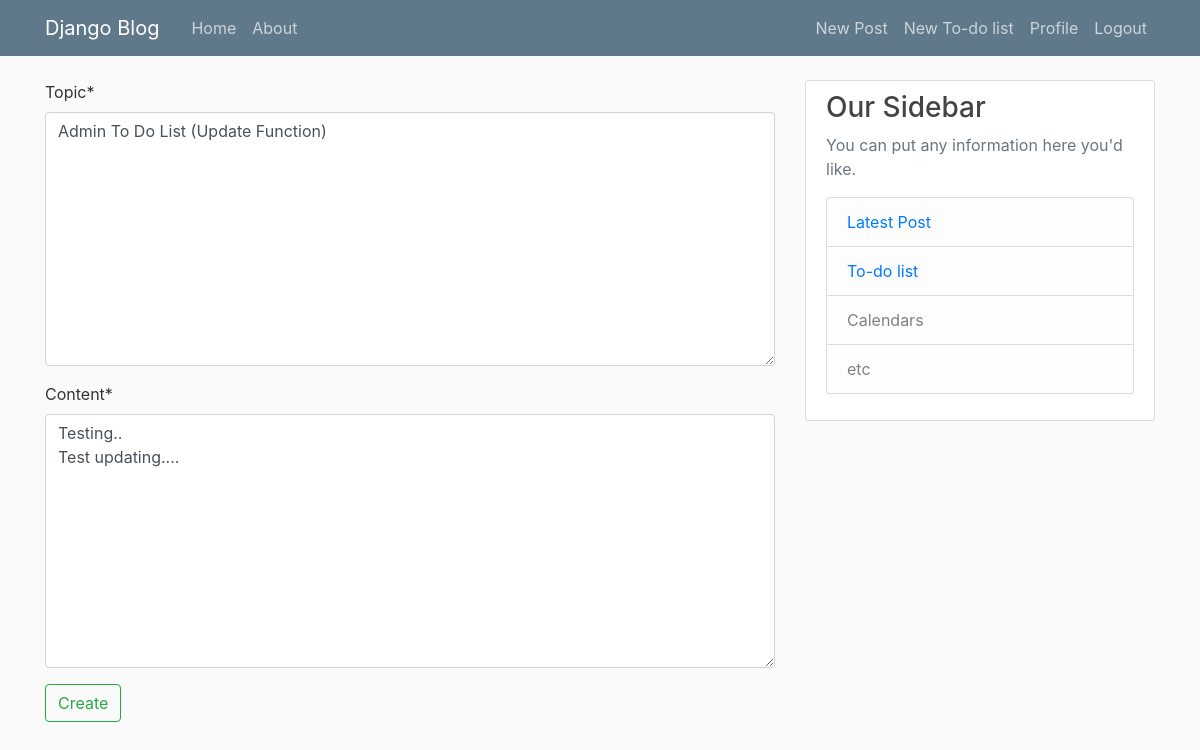
The app's page /todolist-update/2 (signed in) with its own data.
### todolist/models.py (models this page shows, shortened)
class DoList(models.Model):
    topic = models.TextField(max_length=50)
    content = models.TextField(max_length=100)
    user = models.ForeignKey(User, on_delete=models.CASCADE)
    time_created = models.DateField(default=timezone.now)

### todolist/views.py (the view)
# urls.py: path("todolist-update/<int:pk>", views.toDoList_update, name="todolist-update"),
def toDoList_update(request, pk):
    list = DoList.objects.get(id = pk)
    if request.method == 'POST':
        form = DoListForm(request.POST, instance = list)
        if form.is_valid():
            form.save()
            messages.success(request, f"Your To-do list is updated!.")
            return redirect('todolist-view', pk=list.id)
    list = DoList.objects.get(id = pk)
    form = DoListForm(instance=list)
    return render(request, 'todolist/list_update.html', {'form':form})

### todolist/forms.py
class DoListForm(ModelForm):
    class Meta:
        model = DoList
        fields = ['topic','content']

### todolist/templates/todolist/list_update.html (shortened to what this page needs)
{% extends 'main.html' %}
{% load crispy_forms_tags %}
{% block content %}
<form method="post">
    {{ form|crispy }}
    <input class="btn btn-outline-success" type="submit" value="Create">
</form>
{% endblock content %}

### static/styles/style.css (style rules this page uses)
body { background: #fafafa; color: #333333; margin-top: 5rem; }

### records on screen
DoList: topic "Admin To Do List (Update Function)", content "Testing.. Test updating...."
